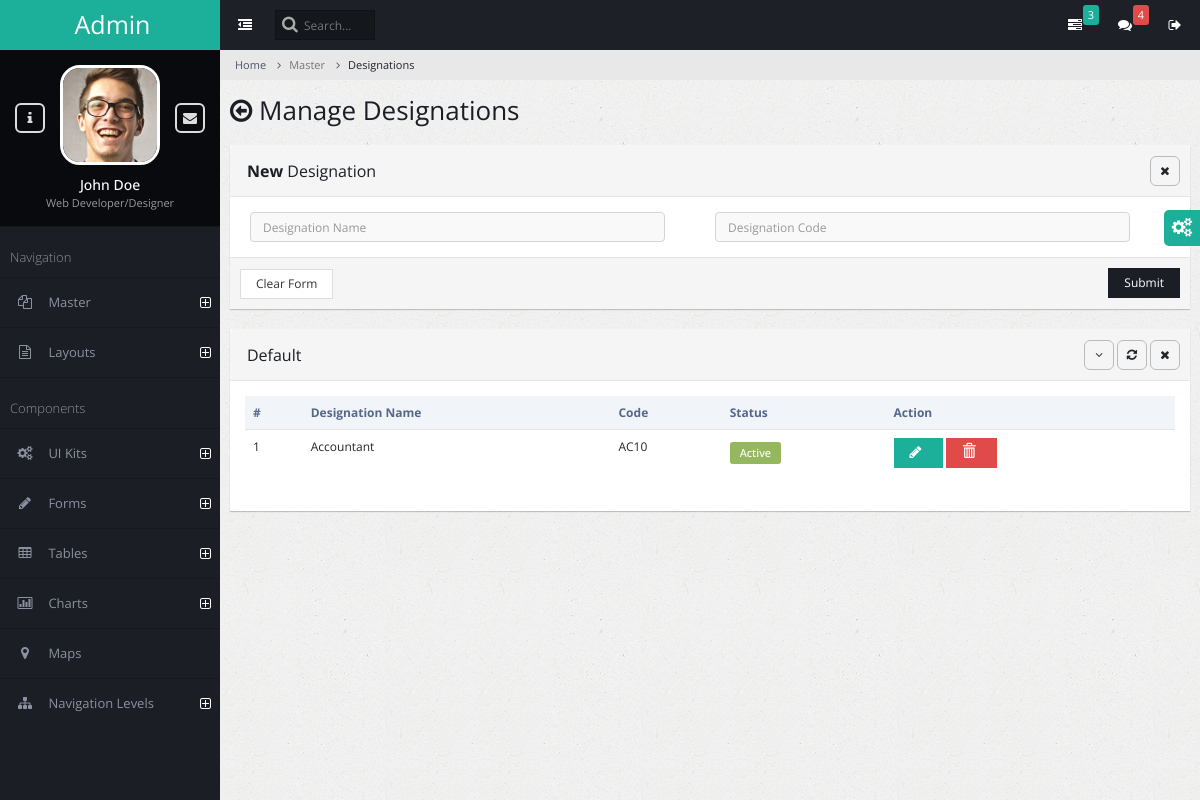
Before: /designation/ with the older database file.
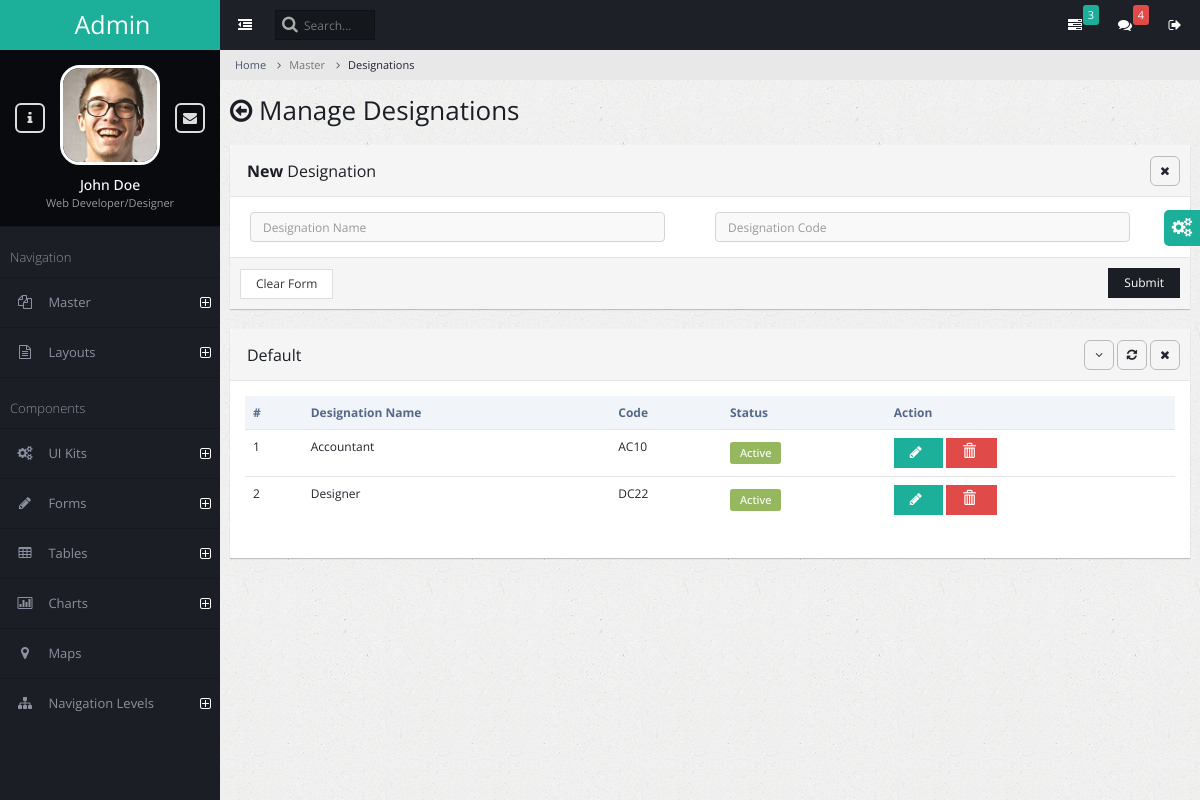
After: the same page with the newer database file.
### admin_master/models.py (models this page shows)
class AcademicDesignation(models.Model):
    designation_name = models.CharField(max_length=100)
    designation_code = models.CharField(max_length=10)
    is_active = models.BooleanField(default=True)

### admin_master/views.py (the view, shortened to what this page needs)
# urls.py: path('designation/', views.designation_manage,name="designation"),
def designation_manage(request):
    success_message=None
    error_message = None
    academic_designation = AcademicDesignation.objects.all()
    context = {
        'errormessage': error_message,
        'successmessage': success_message,
        'academic_designation': academic_designation,
    }
    return render(request, 'designation_manage.html',context)

### admin_master/templates/designation_manage.html (shortened to what the changed rows need)
{% extends 'admin_base.html' %}
{% block content %}
<div class="page-title">
    <h2><span class="fa fa-arrow-circle-o-left"></span> Manage Designations</h2>
</div>
<div class="page-content-wrap">
    <div class="row">
        <div class="col-md-12">
            <div class="panel panel-default">
                <div class="panel-body">
                    <table class="table datatable">
                        <thead>
                            <tr>
                                <th>#</th>
                                <th>Designation Name</th>
                                <th>Code</th>
                                <th>Status</th>
                                <th>Action</th>
                            </tr>
                        </thead>
                        <tbody>
                            {% for designation in academic_designation %}
                            <tr>
                                <td>{{ forloop.counter }}</td>
                                <td>{{ designation.designation_name }}</td>
                                <td>{{ designation.designation_code }}</td>
                                <td>
                                    {% if designation.is_active %}
                                    <span class="label label-success label-form">Active</span>
                                    {% else %}
                                    <span class="label label-danger label-form">Deactive</span>
                                    {% endif %}
                                </td>
                                <td>
                                    <button class="btn btn-info" data-toggle="modal" data-target="#modal-default">
                                        <span class="fa fa-pencil"></span>
                                    </button>
                                    <a onclick="return delete_row()">
                                        <button class="btn btn-danger">
                                            <span class="glyphicon glyphicon-trash"></span>
                                        </button>
                                    </a>
                                </td>
                            </tr>
                        {% endfor %}
                        </tbody>
                    </table>
                </div>
            </div>
        </div>
    </div>
</div>
{% endblock %}

Changed rows visible on the page:
added AcademicDesignation: designation_name "Designer", designation_code "DC22", is_active "Active"
